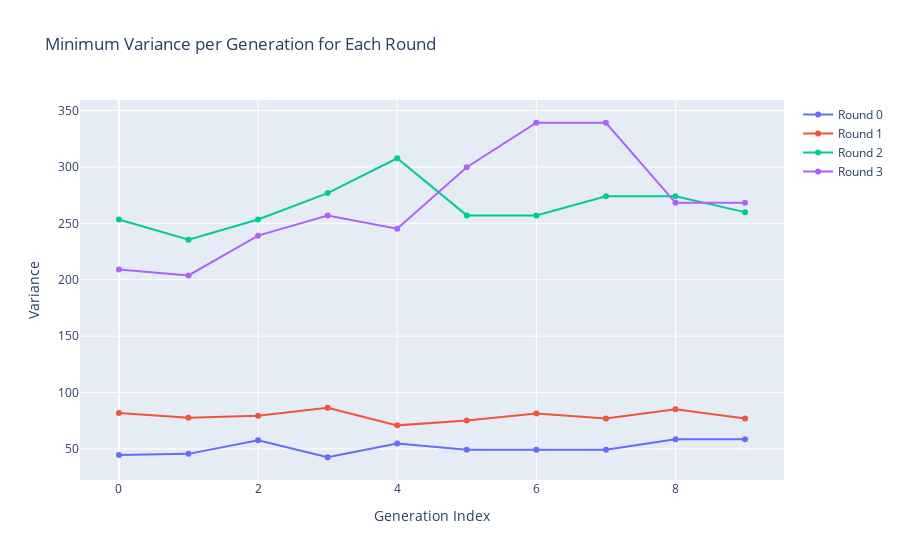

Notebook code for this chart:
### Code cell
import plotly.graph_objects as go
import pandas as pd

# Example data (replace with your own)
data = VARIANCES
for item in data:
    print(item)

# Convert to DataFrame for easy grouping
df = pd.DataFrame(data, columns=["round_idx", "gen_idx", "bitstring", "variance"])

# For each round & generation, find the row with minimum variance
df_min = df.loc[df.groupby(["round_idx", "gen_idx"])["variance"].idxmin()]

# Create interactive plot
fig = go.Figure()

for round_val, group in df_min.groupby("round_idx"):
    print(group)
    fig.add_trace(
        go.Scatter(
            x=group["gen_idx"],
            y=group["variance"],
            mode="lines+markers",
            name=f"Round {round_val}",
            text=[f"Bitstring: {b}" for b in group["bitstring"]],
            hovertemplate="Gen: %{x}<br>Variance: %{y}<br>%{text}"
        )
    )

fig.update_layout(
    title="Minimum Variance per Generation for Each Round",
    xaxis_title="Generation Index",
    yaxis_title="Variance",
    hovermode="closest"
)

fig.show()

### Figure 1 — Plotly figure (JSON) as saved in the notebook; plotly's stock layout.template omitted (floating-point values rounded to 4 significant figures)
{"data": [{"hovertemplate": "Gen: %{x}<br>Variance: %{y}<br>%{text}", "mode": "lines+markers", "name": "Round 0", "text": ["Bitstring: 101110000110001101010011010100", "Bitstring: 101011101101101100110010000101", "Bitstring: 100010101101001010110000110001", "Bitstring: 101010011100101000000000110000", "Bitstring: 101010011101101100111100010010", "Bitstring: 101010011100001000010000010010", "Bitstring: 101010011100001000010000010010", "Bitstring: 101010011100001000010000010010", "Bitstring: 100110011100101000001100010110", "Bitstring: 100110011100101000001100010110"], "type": "scatter", "x": [0, 1, 2, 3, 4, 5, 6, 7, 8, 9], "y": [44.6, 45.57, 57.72, 42.57, 54.73, 49.32, 49.32, 49.32, 58.53, 58.53]}, {"hovertemplate": "Gen: %{x}<br>Variance: %{y}<br>%{text}", "mode": "lines+markers", "name": "Round 1", "text": ["Bitstring: 100110010000100110011001011111", "Bitstring: 100001000001101110110110010011", "Bitstring: 101011010000100000101001000111", "Bitstring: 101010001000111100011101110010", "Bitstring: 101110000000101110011100110010", "Bitstring: 101010001000001100101101110010", "Bitstring: 101010000001101000111110110010", "Bitstring: 100110011000100100011100100010", "Bitstring: 101110011000100100111100100010", "Bitstring: 100100010000100100101110010010"], "type": "scatter", "x": [0, 1, 2, 3, 4, 5, 6, 7, 8, 9], "y": [81.8, 77.5, 79.38, 86.42, 70.84, 75.22, 81.42, 76.98, 85.08, 76.91]}, {"hovertemplate": "Gen: %{x}<br>Variance: %{y}<br>%{text}", "mode": "lines+markers", "name": "Round 2", "text": ["Bitstring: 100010100100100101101100101010", "Bitstring: 101110111000100110011011011011", "Bitstring: 100010100100100101101100101010", "Bitstring: 100111110100100000011010110010", "Bitstring: 100110000000110100011010011001", "Bitstring: 101110001000111000110010010010", "Bitstring: 101110001000111000110010010010", "Bitstring: 100010010000000101010100101010", "Bitstring: 100010010000000101010100101010", "Bitstring: 100010000000000101010100101010"], "type": "scatter", "x": [0, 1, 2, 3, 4, 5, 6, 7, 8, 9], "y": [253.4, 235.4, 253.4, 276.8, 307.7, 257.1, 257.1, 274.1, 274.1, 259.9]}, {"hovertemplate": "Gen: %{x}<br>Variance: %{y}<br>%{text}", "mode": "lines+markers", "name": "Round 3", "text": ["Bitstring: 110001100001100100010000110011", "Bitstring: 111111010011101000010010110101", "Bitstring: 110111001001100100010000001011", "Bitstring: 110111001001101100010000001011", "Bitstring: 100011011000101110011000000000", "Bitstring: 100111111000101100000100010010", "Bitstring: 100110111000101100010100010010", "Bitstring: 100110111000101100010100010010", "Bitstring: 110110011000101100011000010010", "Bitstring: 110110011000101100011000010010"], "type": "scatter", "x": [0, 1, 2, 3, 4, 5, 6, 7, 8, 9], "y": [209.2, 203.8, 239.1, 256.9, 245.2, 299.8, 339.2, 339.2, 268.2, 268.2]}], "layout": {"hovermode": "closest", "title": {"text": "Minimum Variance per Generation for Each Round"}, "xaxis": {"title": {"text": "Generation Index"}}, "yaxis": {"title": {"text": "Variance"}}}}
